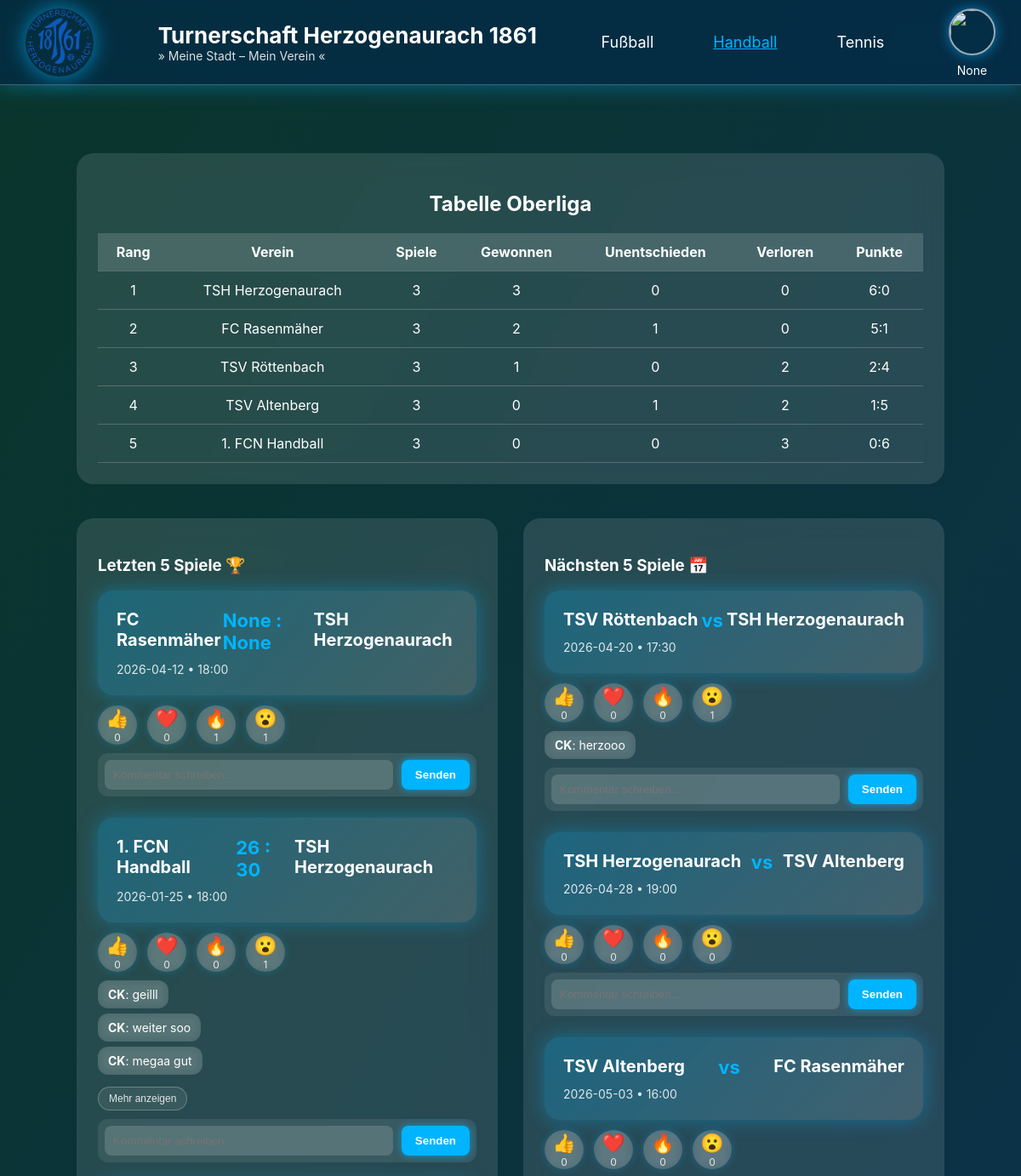
The app's page /handball (upper part), older data.
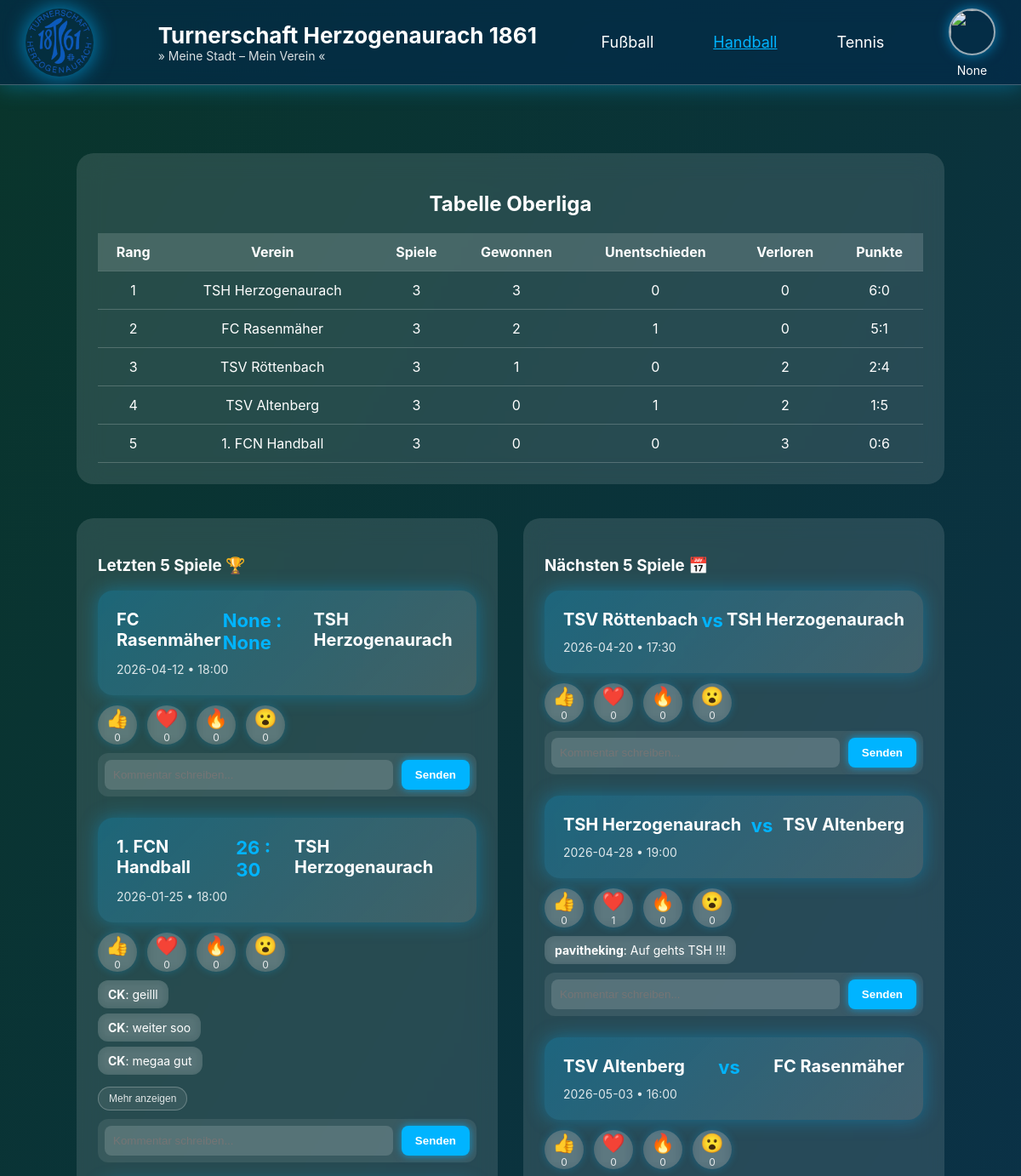
The same page, newer data.
### tables this page shows
CREATE TABLE handball (
    id INTEGER PRIMARY KEY AUTOINCREMENT,
    verein TEXT,
    spiele INTEGER,
    gewonnen INTEGER,
    unentschieden INTEGER,
    verloren INTEGER,
    punkte TEXT
  
);

CREATE TABLE "handball_spiele" (
	"id"	INTEGER,
	"heimverein"	TEXT,
	"gastverein"	TEXT,
	"datum"	DATE,
	"uhrzeit"	TEXT,
	"heim-tore"	INTEGER,
	"gast-tore"	INTEGER,
	PRIMARY KEY("id" AUTOINCREMENT)
);

CREATE TABLE "handball_kommentare" (
	"id"	INTEGER,
	"user_name"	TEXT,
	"Kommentar"	TEXT,
	"id_spiel"	INTEGER,
	PRIMARY KEY("id")
);

### app.py (the view)
@app.route("/handball")
def handball():
    username = session.get('username')  # Username aus Session holen
    data = get_handball_table_data()
    conn = get_db_connection()
    letzte_spiele = conn.execute("""
        SELECT id, heimverein, gastverein, datum, uhrzeit, "heim-tore", "gast-tore"
        FROM handball_spiele
        WHERE datum <= DATE('now')
        ORDER BY datum DESC
        LIMIT 5;
    """).fetchall()
    naechste_spiele = conn.execute("""
        SELECT id, heimverein, gastverein, datum, uhrzeit
        FROM handball_spiele
        WHERE datum > DATE('now')
        ORDER BY datum ASC
        LIMIT 5;
    """).fetchall()
    all_spiele_ids = [spiel['id'] for spiel in letzte_spiele] + [spiel['id'] for spiel in naechste_spiele]
    reactions = {}
    if all_spiele_ids:
        placeholders = ','.join('?' for _ in all_spiele_ids)
        rows = conn.execute(f"""
            SELECT id_spiel, reaktion, COUNT(*) as count
            FROM handball_reaktionen
            WHERE id_spiel IN ({placeholders})
            GROUP BY id_spiel, reaktion
        """, all_spiele_ids).fetchall()
        for row in rows:
            if row['id_spiel'] not in reactions:
                reactions[row['id_spiel']] = {}
            reactions[row['id_spiel']][row['reaktion']] = row['count']
    comments = {}
    if all_spiele_ids:
        placeholders = ','.join('?' for _ in all_spiele_ids)
        rows = conn.execute(f"""
            SELECT user_name, Kommentar, id_spiel
            FROM handball_kommentare
            WHERE id_spiel IN ({placeholders})
            ORDER BY id DESC
        """, all_spiele_ids).fetchall()
        for row in rows:
            comments.setdefault(row["id_spiel"], []).append({
                "user": row["user_name"],
                "text": row["Kommentar"]
            })
    conn.close()
    user_profile = get_user_profile(username) if username else None
    profile_picture = user_profile['profilbild'] if user_profile else 'default_pb.png'
    return render_template(
        "handball-2.html",
        data=data,
        letzte_spiele=letzte_spiele,
        naechste_spiele=naechste_spiele,
        reactions=reactions,
        comments=comments,
        username=username,
        profile_picture=profile_picture
    )

### app.py (called while the page is built)
def get_db_connection():
    conn = sqlite3.connect(DATABASE)
    conn.row_factory = sqlite3.Row
    return conn

### routes/functions.py (called while the page is built)
def get_handball_table_data():
    conn = sqlite3.connect("projekt-verein.db")
    conn.row_factory = sqlite3.Row  # ermöglicht Zugriff per Spaltenname
    cur = conn.cursor()
    cur.execute("SELECT * FROM handball ORDER BY gewonnen DESC")
    rows = cur.fetchall()
    conn.close()
    return rows

### templates/handball-2.html (shortened to what this page needs)
<!DOCTYPE html>
<html lang="de">
<head>
<link rel="stylesheet" href="../static/header.css">
<link rel="stylesheet" href="../static/footer.css">
</head>
<body>
<header>
     <img src="./static/Logo_v3.png" class="logo" onclick="window.location.href='/index'">
    <div class="title-box">
        <h1>Turnerschaft Herzogenaurach 1861</h1>
        <div class="subtitle">» Meine Stadt – Mein Verein «</div>
    </div>
    <nav>
        <a href="/fussball">Fußball</a>
        <a href="/handball" class="active">Handball</a>
        <a href="/tennis">Tennis</a>
    </nav>
    <div class="profile-container">
        <img src="./static/{{ profile_picture }}" class="profile-pic" onclick="toggleProfileMenu()">
        <p class="profil-name">{{ username }}</p>
    </div>
</header>
<div class="content">
    <div class="table-box">
        <h2>Tabelle Oberliga</h2>
        <table>
            <tr>
                <th>Rang</th>
                <th>Verein</th>
                <th>Spiele</th>
                <th>Gewonnen</th>
                <th>Unentschieden</th>
                <th>Verloren</th>
                <th>Punkte</th>
            </tr>
            {% for row in data %}
            <tr>
                <td>{{ loop.index }}</td>
                <td>{{ row['verein'] }}</td>
                <td>{{ row['spiele'] }}</td>
                <td>{{ row['gewonnen'] }}</td>
                <td>{{ row['unentschieden'] }}</td>
                <td>{{ row['verloren'] }}</td>
                <td>{{ row['punkte'] }}</td>
            </tr>
            {% endfor %}
        </table>
    </div>
<div class="info-row">
    <div class="info-box">
        <h3>Letzten 5 Spiele 🏆</h3>
        {% for spiel in letzte_spiele %}
<div class="highlight-card" data-id="{{ spiel['id'] }}">
    <div class="teams-row">
        <span>{{ spiel['heimverein'] }}</span>
        <span class="score">{{ spiel['heim-tore'] }} : {{ spiel['gast-tore'] }}</span>
        <span>{{ spiel['gastverein'] }}</span>
    </div>
    <div class="details">
        {{ spiel['datum'] }} • {{ spiel['uhrzeit'] }}
    </div>
</div>
<div class="reaction-row">
    <div class="reaction-btn" onclick="addReaction(this)">
        <span>👍</span>
        <div class="reaction-count">{{ reactions.get(spiel['id'], {}).get('👍', 0) }}</div>
    </div>
    <div class="reaction-btn" onclick="addReaction(this)">
        <span>❤️</span>
        <div class="reaction-count">{{ reactions.get(spiel['id'], {}).get('❤️', 0) }}</div>
    </div>
    <div class="reaction-btn" onclick="addReaction(this)">
        <span>🔥</span>
        <div class="reaction-count">{{ reactions.get(spiel['id'], {}).get('🔥', 0) }}</div>
    </div>
    <div class="reaction-btn" onclick="addReaction(this)">
        <span>😮</span>
        <div class="reaction-count">{{ reactions.get(spiel['id'], {}).get('😮', 0) }}</div>
    </div>
</div>
        <div class="comment-section">
            <div class="comment-list">
                {% set spiel_comments = comments.get(spiel['id'], []) %}
                {% for c in spiel_comments[:3] %}
                    <div class="comment">
                        <strong>{{ c.user }}</strong>: {{ c.text }}
                    </div>
                {% endfor %}
                {% if spiel_comments|length > 3 %}
                    <button type="button" class="show-more-comments">Mehr anzeigen</button>
                {% endif %}
            </div>
            <div class="comment-form">
                <input type="text" placeholder="Kommentar schreiben..." class="comment-input">
                <button onclick="addComment(this)">Senden</button>
            </div>
        </div>
{% endfor %}
    </div>
    <div class="info-box">
        <h3>Nächsten 5 Spiele 📅</h3>
        {% for spiel in naechste_spiele %}
<div class="highlight-card" data-id="{{ spiel['id'] }}">
    <div class="teams-row">
        <span>{{ spiel['heimverein'] }}</span>
        <span class="score">vs</span>
        <span>{{ spiel['gastverein'] }}</span>
    </div>
    <div class="details">
        {{ spiel['datum'] }} • {{ spiel['uhrzeit'] }}
    </div>
</div>
<div class="reaction-row">
    <div class="reaction-btn" onclick="addReaction(this)">
        <span>👍</span>
        <div class="reaction-count">{{ reactions.get(spiel['id'], {}).get('👍', 0) }}</div>
    </div>
    <div class="reaction-btn" onclick="addReaction(this)">
        <span>❤️</span>
        <div class="reaction-count">{{ reactions.get(spiel['id'], {}).get('❤️', 0) }}</div>
    </div>
    <div class="reaction-btn" onclick="addReaction(this)">
        <span>🔥</span>
        <div class="reaction-count">{{ reactions.get(spiel['id'], {}).get('🔥', 0) }}</div>
    </div>
    <div class="reaction-btn" onclick="addReaction(this)">
        <span>😮</span>
        <div class="reaction-count">{{ reactions.get(spiel['id'], {}).get('😮', 0) }}</div>
    </div>
</div>
<div class="comment-section">
    <div class="comment-list">
        {% set spiel_comments = comments.get(spiel['id'], []) %}
        {% for c in spiel_comments[:3] %}
            <div class="comment">
                <strong>{{ c.user }}</strong>: {{ c.text }}
            </div>
        {% endfor %}
    </div>
    <div class="comment-form">
        <input type="text" placeholder="Kommentar schreiben..." class="comment-input">
        <button onclick="addComment(this)">Senden</button>
    </div>
</div>
{% endfor %}
</div>
</div>
</div>
</body>
</html>

### static/header.css (style rules this page uses)
header { position: fixed; top: 0; width: 100%; z-index: 50; background: rgba(0, 40, 80, 0.55); backdrop-filter: blur(12px); border-bottom: 1px solid rgba(255,255,255,0.25); box-shadow: 0 0 25px rgba(0,180,255,0.4); display: flex; align-items: center; justify-content: space-between; padding: 5px 30px; }
.logo { width: 80px; height: 80px; border-radius: 50%; object-fit: cover; box-shadow: 0 0 25px rgba(0,180,255,0.7); }
.title-box { text-align: left; }
.title-box h1 { margin: 0; font-size: 26px; }
.subtitle { font-size: 14px; opacity: 0.85; }
nav { display: flex; gap: 70px; }
nav a { color: white; text-decoration: none; font-size: 18px; position: relative; }
nav a::after { content: ""; position: absolute; bottom: -3px; left: 0; width: 0%; height: 2px; background: #00b4ff; transition: 0.3s; }
.profile-container { position: relative; }
.profile-pic { width: 55px; height: 55px; border-radius: 50%; object-fit: cover; cursor: pointer; border: 2px solid rgba(255,255,255,0.6); box-shadow: 0 0 15px rgba(0,180,255,0.6); transition: 0.25s ease; margin-top: 5px; }
.profil-name { margin: 3px; font-size: 14px; }
.profil-name { margin: 3px; }

### templates/handball-2.html (style rules this page uses)
* { box-sizing: border-box; }
html { min-height: 100%; }
body { min-height: 100vh; display: flex; flex-direction: column; margin: 0; font-family: 'Inter', sans-serif; background: linear-gradient(120deg, #09352b, #0c2e5d, #144e9b, #460d67); background-size: 400% 400%; animation: gradientMove 12s ease infinite; color: white; text-align: center; padding-top: 140px; }
nav a.active { color: #00b4ff; text-decoration: underline; }
.content { width: 85%; max-width: 1100px; margin: 40px auto; }
.table-box { width: 100%; margin-bottom: 40px; background: rgba(255,255,255,0.12); backdrop-filter: blur(15px); border-radius: 20px; padding: 25px; }
table { width: 100%; border-collapse: collapse; margin-top: 20px; }
th, td { padding: 12px; border-bottom: 1px solid rgba(255,255,255,0.2); }
th { background: rgba(255,255,255,0.15); }
.info-row { display: flex; gap: 30px; }
.info-box { flex: 1; background: rgba(255,255,255,0.12); backdrop-filter: blur(15px); border-radius: 20px; padding: 25px; text-align: left; }
.highlight-card { background: linear-gradient(135deg, rgba(0,180,255,0.25), rgba(255,255,255,0.12)); padding: 22px; border-radius: 18px; margin-bottom: 10px; box-shadow: 0 0 22px rgba(0,180,255,0.35); transition: 0.25s ease; }
.highlight-card .teams-row { display: flex; justify-content: space-between; font-size: 20px; font-weight: bold; }
.highlight-card .score { color: #00b4ff; font-size: 22px; font-weight: bold; }
.highlight-card .details { margin-top: 10px; opacity: 0.85; font-size: 14px; }
.reaction-row { display: flex; gap: 12px; margin-top: 12px; margin-bottom: 10px; justify-content: flex-start; }
.reaction-btn { width: 46px; height: 46px; background: rgba(255,255,255,0.15); border-radius: 50%; display: flex; flex-direction: column; align-items: center; justify-content: center; font-size: 22px; cursor: pointer; transition: 0.25s ease; backdrop-filter: blur(6px); box-shadow: 0 0 10px rgba(0,180,255,0.25); }
.reaction-count { font-size: 12px; margin-top: 2px; opacity: 0.85; }
.comment-section { margin-top: 5px; margin-bottom: 25px; }
.comment-list { margin-bottom: 10px; }
.comment-form { display: flex; gap: 10px; background: rgba(255,255,255,0.08); padding: 8px; border-radius: 12px; }
.comment-form input { flex: 1; padding: 10px; border-radius: 8px; border: none; outline: none; background: rgba(255,255,255,0.15); color: white; }
.comment-form button { padding: 10px 16px; border-radius: 8px; border: none; background: #00b4ff; color: white; cursor: pointer; font-weight: bold; box-shadow: 0 0 10px rgba(0,180,255,0.7); }
.comment { background: rgba(255,255,255,0.12); padding: 8px 12px; border-radius: 12px; margin: 6px 0; display: block; width: fit-content; backdrop-filter: blur(6px); font-size: 14px; }
.show-more-comments { display: inline-block; margin: 8px 0 0 0; padding: 6px 12px; border: 1px solid rgba(255,255,255,0.25); border-radius: 999px; background: rgba(255,255,255,0.08); color: rgba(255,255,255,0.85); cursor: pointer; font-size: 12px; font-weight: 500; transition: background 0.2s ease, color 0.2s ease, transform 0.2s ease; }

Row changes from the older to the newer data that the page shows:
computed for handball_spiele (number 1 of 5 on the later page): get "1" → "0"
computed for handball_spiele "1. FCN Handball": get "1" → "0"
changed handball_spiele "TSV Röttenbach": get "1" → "0"; loses handball_kommentare (user "CK", text "herzooo")
changed handball_spiele (number 4 of 5 on the later page): get "0" → "1"; gains handball_kommentare (user "pavitheking", text "Auf gehts TSH !!!")
